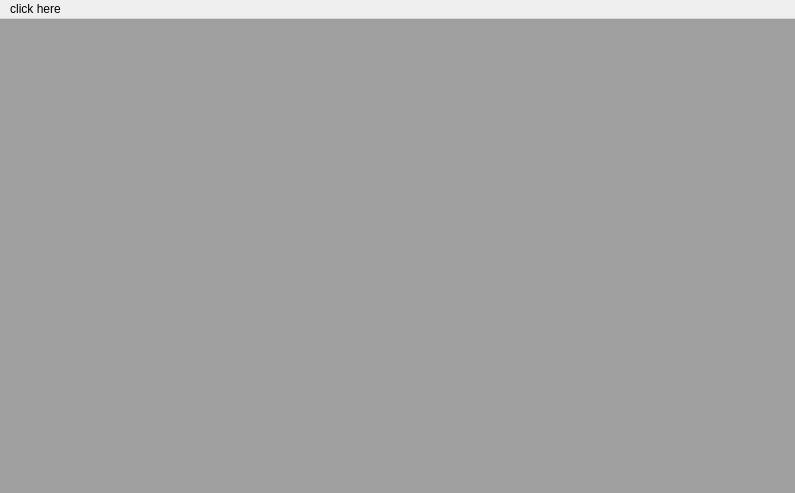
<?xml version="1.0" encoding="UTF-8"?>
<ui version="4.0">
 <class>MainWindow</class>
 <widget class="QMainWindow" name="MainWindow">
  <property name="geometry">
   <rect>
    <x>0</x>
    <y>0</y>
    <width>795</width>
    <height>493</height>
   </rect>
  </property>
  <property name="sizePolicy">
   <sizepolicy hsizetype="Maximum" vsizetype="Maximum">
    <horstretch>0</horstretch>
    <verstretch>0</verstretch>
   </sizepolicy>
  </property>
  <property name="windowTitle">
   <string>Main Qt Window</string>
  </property>
  <property name="dockNestingEnabled">
   <bool>true</bool>
  </property>
  <property name="unifiedTitleAndToolBarOnMac">
   <bool>true</bool>
  </property>
  <widget class="QWidget" name="centralwidget">
   <property name="sizePolicy">
    <sizepolicy hsizetype="Maximum" vsizetype="Maximum">
     <horstretch>0</horstretch>
     <verstretch>0</verstretch>
    </sizepolicy>
   </property>
   <layout class="QGridLayout" name="gridLayout">
    <property name="leftMargin">
     <number>0</number>
    </property>
    <property name="topMargin">
     <number>0</number>
    </property>
    <property name="rightMargin">
     <number>0</number>
    </property>
    <property name="bottomMargin">
     <number>0</number>
    </property>
    <property name="spacing">
     <number>10</number>
    </property>
    <item row="0" column="0">
     <widget class="QMdiArea" name="mdiArea">
      <property name="minimumSize">
       <size>
        <width>340</width>
        <height>240</height>
       </size>
      </property>
      <property name="sizeIncrement">
       <size>
        <width>50</width>
        <height>50</height>
       </size>
      </property>
      <property name="autoFillBackground">
       <bool>false</bool>
      </property>
      <property name="frameShape">
       <enum>QFrame::NoFrame</enum>
      </property>
      <property name="verticalScrollBarPolicy">
       <enum>Qt::ScrollBarAsNeeded</enum>
      </property>
      <property name="horizontalScrollBarPolicy">
       <enum>Qt::ScrollBarAsNeeded</enum>
      </property>
      <property name="sizeAdjustPolicy">
       <enum>QAbstractScrollArea::AdjustToContents</enum>
      </property>
      <property name="viewMode">
       <enum>QMdiArea::SubWindowView</enum>
      </property>
      <property name="tabPosition">
       <enum>QTabWidget::South</enum>
      </property>
     </widget>
    </item>
   </layout>
  </widget>
  <widget class="QMenuBar" name="menubar">
   <property name="geometry">
    <rect>
     <x>0</x>
     <y>0</y>
     <width>795</width>
     <height>21</height>
    </rect>
   </property>
   <widget class="QMenu" name="menuFile">
    <property name="title">
     <string>click here</string>
    </property>
    <addaction name="action_add_Widget_A"/>
    <addaction name="action_add_Widget_B"/>
   </widget>
   <addaction name="menuFile"/>
  </widget>
  <action name="action_add_Widget_A">
   <property name="text">
    <string>add Widget_A</string>
   </property>
  </action>
  <action name="actionAdd_OF_app1">
   <property name="text">
    <string>add OF app1</string>
   </property>
  </action>
  <action name="action_add_Widget_B">
   <property name="text">
    <string>add Widget_B</string>
   </property>
  </action>
 </widget>
 <resources/>
 <connections/>
</ui>
